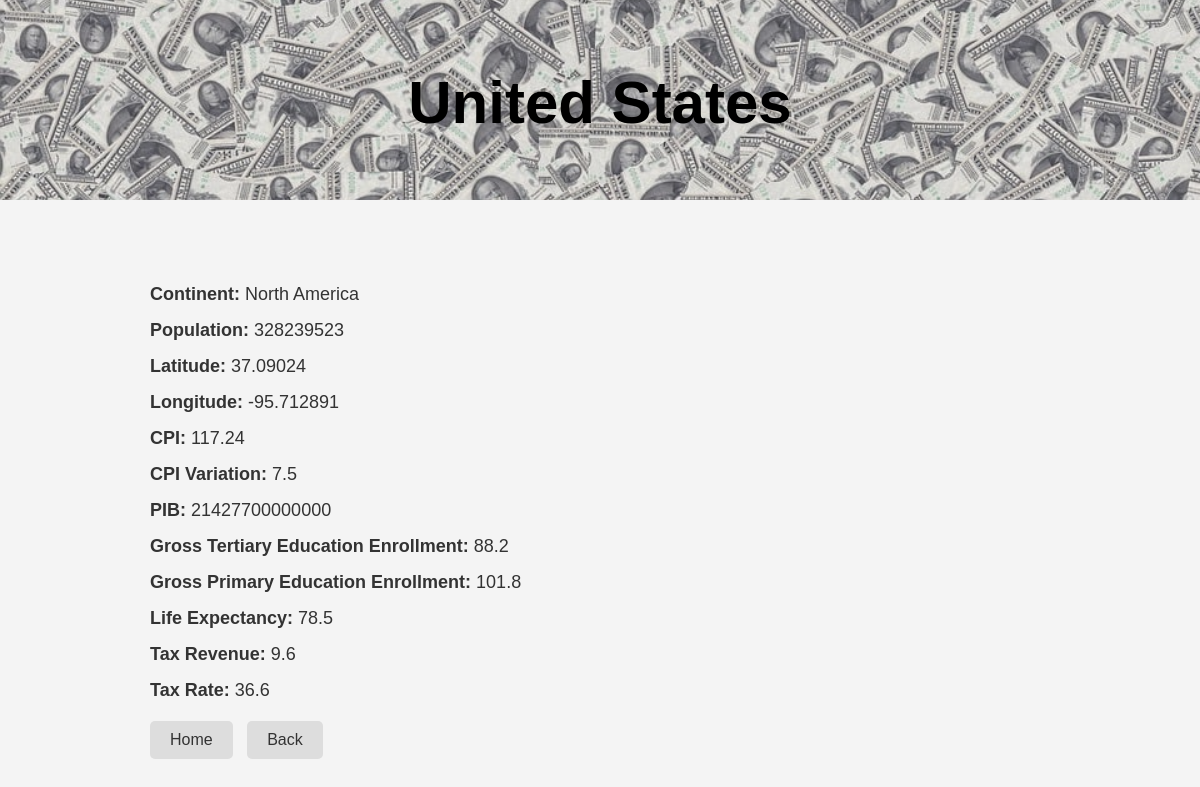
Page /country/2 on the committed database.
### tables this page shows
CREATE TABLE Residences (
        id INTEGER PRIMARY KEY,
        country_of_residence TEXT,
        city_of_residence TEXT,
        residence_state TEXT,
        residence_region TEXT,
        country_id INTEGER REFERENCES Countries (id)
    );

CREATE TABLE Continents (
        id INTEGER PRIMARY KEY,
        continent TEXT
    );

CREATE TABLE Countries (
        id INTEGER PRIMARY KEY,
        cpi_country NUMERIC,
        cpi_change_country NUMERIC,
        gdp_country NUMERIC,
        g_tertiary_ed_enroll NUMERIC,
        g_primary_ed_enroll NUMERIC,
        life_expectancy NUMERIC,
        tax_revenue NUMERIC,
        tax_rate NUMERIC,
        country_pop NUMERIC,
        country_lat NUMERIC,
        country_long NUMERIC,
        continent_id INTEGER REFERENCES Continents (id)
    );

### app.py (the view)
@app.route("/country/<int:country_id>")
def country_details(country_id):
    query = """
        SELECT con.continent, c.country_pop, c.country_lat, c.country_long,
               c.cpi_country, c.cpi_change_country, c.gdp_country,
               c.g_tertiary_ed_enroll, c.g_primary_ed_enroll, c.life_expectancy, c.tax_revenue,
               c.tax_rate, r.country_of_residence
        FROM countries c
        JOIN continents con on con.id = c.continent_id
        JOIN residences r ON r.country_id = c.id
        WHERE c.id = ?
    """
    params = [country_id]
    columns, results = execute_query(query, params)
    if results:
        country_details = results[0]
        country_name = country_details[12]  # Nome do país
        return render_template("country_details.html", country_details=country_details, country_name=country_name)
    else:
        return render_template("country_details.html", message="Detalhes do país não encontrados.")

### app.py (called while the page is built)
def execute_query(query, params=None):
    conn = sqlite3.connect(db_path)
    cursor = conn.cursor()
    cursor.execute(query, params or [])
    columns = [description[0] for description in cursor.description]
    results = cursor.fetchall()
    conn.close()
    return columns, results

### templates/country_details.html (shortened to what this page needs)
<!DOCTYPE html>
<html lang="en">
<head>
    <link rel="stylesheet" href="{{ url_for('static', filename='style.css') }}">
</head>
<body>
    <header>
        <img src="{{ url_for('static', filename='header-image.jpg') }}" alt="Header Image" class="header-image">
        <h1 class="header-title">{{ country_name }}</h1>
    </header>
    <main>
        {% if message %}
            <p class="message">{{ message }}</p>
        {% else %}
            <div class="details">
                <ul>
                    <li><strong>Continent:</strong> {{ country_details[0] }}</li>
                    <li><strong>Population:</strong> {{ country_details[1] }}</li>
                    <li><strong>Latitude:</strong> {{ country_details[2] }}</li>
                    <li><strong>Longitude:</strong> {{ country_details[3] }}</li>
                    <li><strong>CPI:</strong> {{ country_details[4] }}</li>
                    <li><strong>CPI Variation:</strong> {{ country_details[5] }}</li>
                    <li><strong>PIB:</strong> {{ country_details[6] }}</li>
                    <li><strong>Gross Tertiary Education Enrollment:</strong> {{ country_details[7] }}</li>
                    <li><strong>Gross Primary Education Enrollment:</strong> {{ country_details[8] }}</li>
                    <li><strong>Life Expectancy:</strong> {{ country_details[9] }}</li>
                    <li><strong>Tax Revenue:</strong> {{ country_details[10] }}</li>
                    <li><strong>Tax Rate:</strong> {{ country_details[11] }}</li>
                </ul>
            </div>
        {% endif %}
        <div class="buttons">
            <a href="/" class="btn">Home</a>
            <a href="javascript:history.back()" class="btn">Back</a>
        </div>
    </main>
</body>
</html>

### static/style.css (style rules this page uses)
body { font-family: Arial, sans-serif; margin: 0; padding: 0; background-color: #f4f4f4; color: #333; }
header { position: relative; text-align: center; color: black; margin-bottom:40px; }
.header-image { width: 100%; height: 200px; object-fit: cover; opacity: 0.8; }
.header-title { position: absolute; top: 50%; left: 50%; transform: translate(-50%, -50%); color: black; font-size: 60px; font-weight: bold; margin: 0; }
main { padding: 20px; max-width: 900px; margin: 0 auto; }
.details ul { list-style: none; padding: 0; margin: 20px 0; }
.details ul li { margin-bottom: 15px; font-size: 18px; }
.buttons { margin-top: 20px; }
.buttons a { display: inline-block; padding: 10px 20px; font-size: 16px; background-color: #ddd; border-radius: 5px; text-decoration: none; color: #333; margin-right: 10px; }

### rows in the picture
Residences: country_of_residence "United States"
Continents: continent "North America"
Countries: country_pop "328239523", country_lat "37.09024", country_long "-95.712891", cpi_country "117.24", cpi_change_country "7.5", gdp_country "21427700000000", g_tertiary_ed_enroll "88.2", g_primary_ed_enroll "101.8", life_expectancy "78.5", tax_revenue "9.6", tax_rate "36.6"
